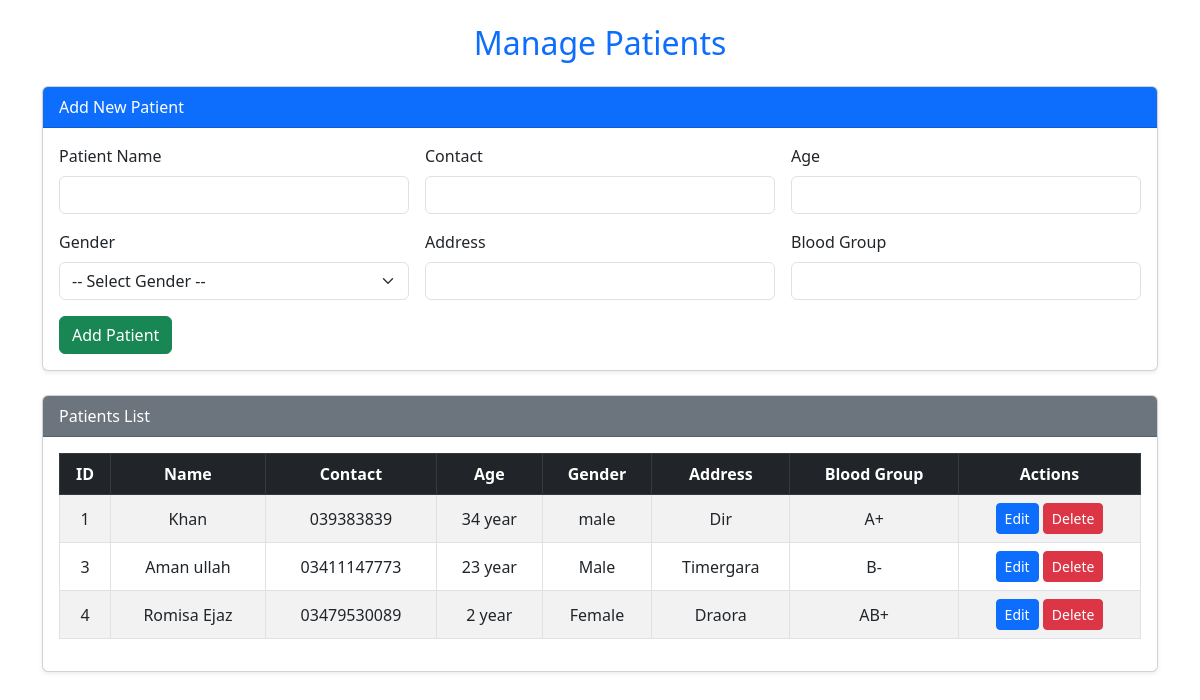
The app's page /patient.php with its own data.
### tables this page shows
CREATE TABLE `patient` (
  `patient_id` int(10) NOT NULL,
  `P_name` varchar(50) DEFAULT NULL,
  `p_adress` varchar(50) NOT NULL,
  `p_contact` varchar(15) NOT NULL,
  `p_age` varchar(50) NOT NULL,
  `Gender` varchar(50) NOT NULL,
  `B_group` varchar(20) NOT NULL
);

### patient.php (the view, shortened to what this page needs)
<?php
include '../database/config.php';
$patients = $conn->query("SELECT * FROM patient");
$edit = false;
$editData = null;
?>
<!DOCTYPE html>
<html lang="en">
<head>
  <link href="https://cdn.jsdelivr.net/npm/bootstrap@5.3.0/dist/css/bootstrap.min.css" rel="stylesheet">
</head>
<body>
  <div class="container py-4">
    <h2 class="mb-4 text-center text-primary">Manage Patients</h2>
    <div class="card mb-4 shadow-sm">
      <div class="card-header bg-primary text-white"><?= $edit ? 'Edit Patient' : 'Add New Patient' ?></div>
      <div class="card-body">
        <form method="POST" action="">
          <div class="row g-3">
            <div class="col-md-4">
              <label class="form-label">Patient Name</label>
              <input type="text" name="name" class="form-control" value="<?= $edit ? $editData['P_name'] : '' ?>" required>
            </div>
            <div class="col-md-4">
              <label class="form-label">Contact</label>
              <input type="text" name="contact" class="form-control" value="<?= $edit ? $editData['p_contact'] : '' ?>" required>
            </div>
            <div class="col-md-4">
              <label class="form-label">Age</label>
              <input type="text" name="age" class="form-control" value="<?= $edit ? $editData['p_age'] : '' ?>" required>
            </div>
            <div class="col-md-4">
              <label class="form-label">Gender</label>
              <select name="gender" class="form-select" required>
                <option disabled <?= $edit ? '' : 'selected' ?>>-- Select Gender --</option>
              </select>
            </div>
            <div class="col-md-4">
              <label class="form-label">Address</label>
              <input type="text" name="address" class="form-control" value="<?= $edit ? $editData['p_adress'] : '' ?>" required>
            </div>
            <div class="col-md-4">
              <label class="form-label">Blood Group</label>
              <input type="text" name="b_group" class="form-control" value="<?= $edit ? $editData['B_group'] : '' ?>" >
            </div>
            <div class="col-12">
              <?php if ($edit): ?>
                <button type="submit" name="updatePatient" class="btn btn-warning">Update Patient</button>
                <a href="patient.php" class="btn btn-secondary">Cancel</a>
              <?php else: ?>
                <button type="submit" name="addPatient" class="btn btn-success">Add Patient</button>
              <?php endif; ?>
            </div>
          </div>
        </form>
      </div>
    </div>
    <div class="card shadow-sm">
      <div class="card-header bg-secondary text-white">Patients List</div>
      <div class="card-body table-responsive">
        <table class="table table-striped table-bordered align-middle text-center">
          <thead class="table-dark">
            <tr>
              <th>ID</th>
              <th>Name</th>
              <th>Contact</th>
              <th>Age</th>
              <th>Gender</th>
              <th>Address</th>
              <th>Blood Group</th>
              <th>Actions</th>
            </tr>
          </thead>
          <tbody>
            <?php while ($row = $patients->fetch_assoc()): ?>
              <tr>
                <td><?= $row['patient_id'] ?></td>
                <td><?= $row['P_name'] ?></td>
                <td><?= $row['p_contact'] ?></td>
                <td><?= $row['p_age'] ?></td>
                <td><?= $row['Gender'] ?></td>
                <td><?= $row['p_adress'] ?></td>
                <td><?= $row['B_group'] ?></td>
                <td>
                  <a href="patient.php?edit=<?= $row['patient_id'] ?>" class="btn btn-sm btn-primary">Edit</a>
                  <a href="patient.php?delete=<?= $row['patient_id'] ?>" class="btn btn-sm btn-danger"
                     onclick="return confirm('Are you sure you want to delete this patient?')">Delete</a>
                </td>
              </tr>
            <?php endwhile; ?>
          </tbody>
        </table>
      </div>
    </div>
  </div>
</body>
</html>

### records on screen
patient: patient_id "1", P_name "Khan", p_contact "039383839", p_age "34 year", Gender "male", p_adress "Dir", B_group "A+"
patient: patient_id "3", P_name "Aman ullah", p_contact "03411147773", p_age "23 year", Gender "Male", p_adress "Timergara", B_group "B-"
patient: patient_id "4", P_name "Romisa Ejaz", p_contact "03479530089", p_age "2 year", Gender "Female", p_adress "Draora", B_group "AB+"
